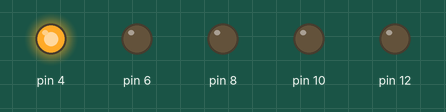
Simulated run of this sketch. Board: Arduino Uno, built with avr-gcc and run on an emulated ATmega328P. Parts: output pins drawn as LEDs (lit = HIGH).

Above: at 0.2 s.
At 1.7 s:
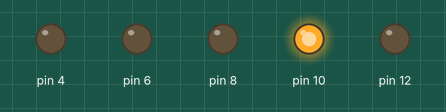
At 2.5 s:
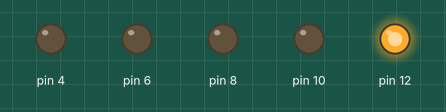
At 4.2 s:
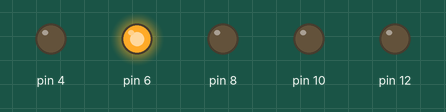
At 6.2 s:
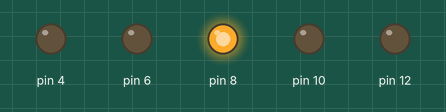
Timing chart, 0 to 6.5 s (numbered marks = the images above):
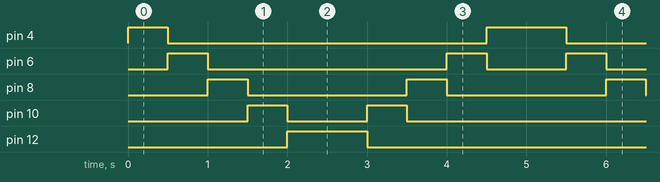

Measured:
- by itself, pin 4: repeats every 5.0 s: LOW 4.0 s, HIGH 1.0 s
- by itself, pin 6: repeats every 5.0 s: LOW 3.0 s, HIGH 0.50 s, LOW 1.0 s, HIGH 0.50 s
- by itself, pin 8: alternates HIGH for 0.50 s and LOW for 2.0 s
- by itself, pin 10: repeats every 5.0 s: LOW 1.0 s, HIGH 0.50 s, LOW 3.0 s, HIGH 0.50 s
- by itself, pin 12: alternates HIGH for 1.0 s and LOW for 4.0 s

The sketch:

Exp1_Chaser.ino
```cpp
void setup()
{
  pinMode(4,OUTPUT);
  pinMode(6,OUTPUT);
  pinMode(8,OUTPUT);
  pinMode(10,OUTPUT);
  pinMode(12,OUTPUT);
}

void loop()
{
  for(int i=4;i<=12;i+=2)
  {
   digitalWrite(i,HIGH);
   delay(500);
   digitalWrite(i,LOW);
  }
  for(int i=12;i>=4;i-=2)
  {
   digitalWrite(i,HIGH);
   delay(500);
   digitalWrite(i,LOW);
  }
}
```
